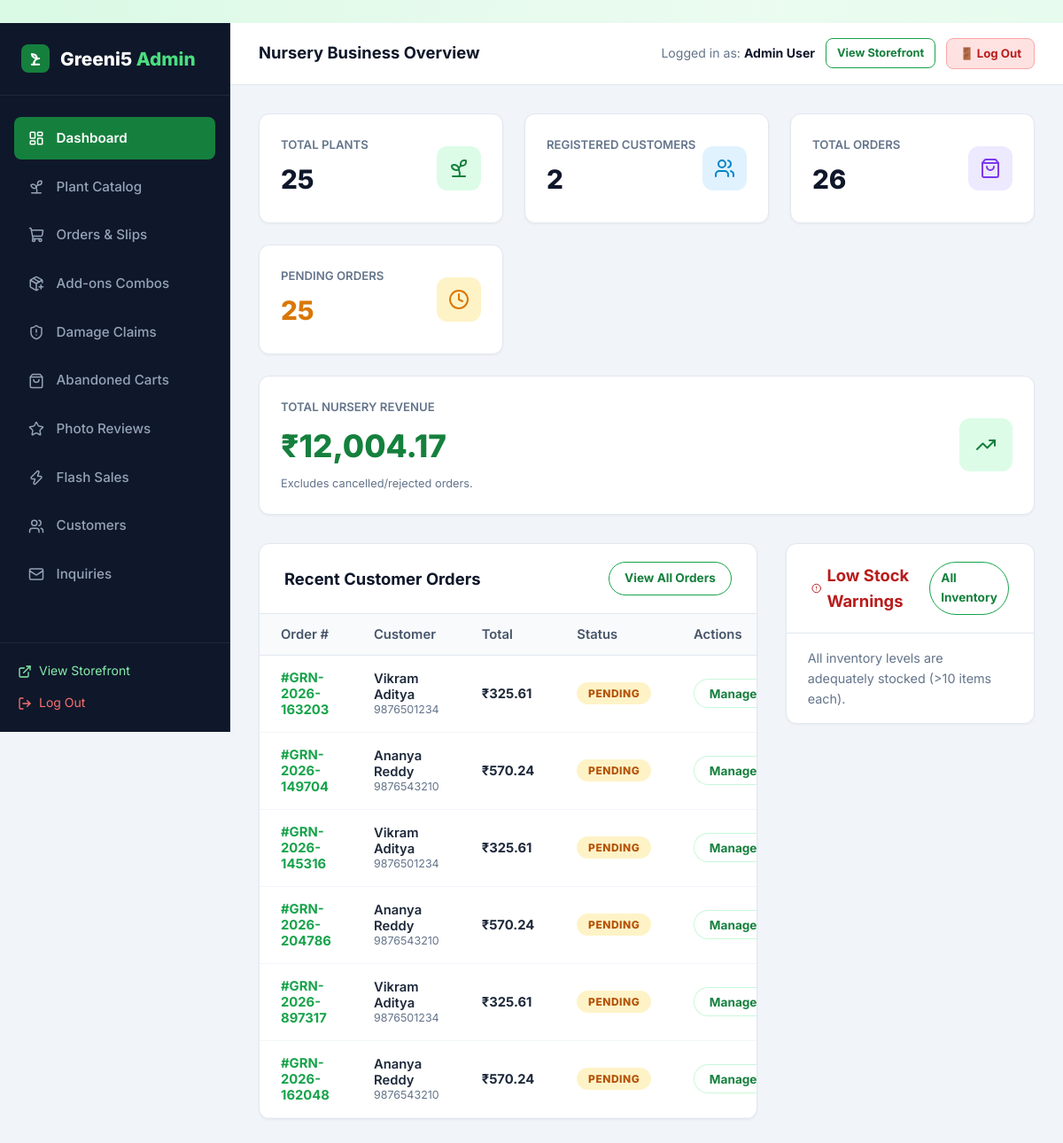
The app's page /admin/dashboard (signed in), older data.
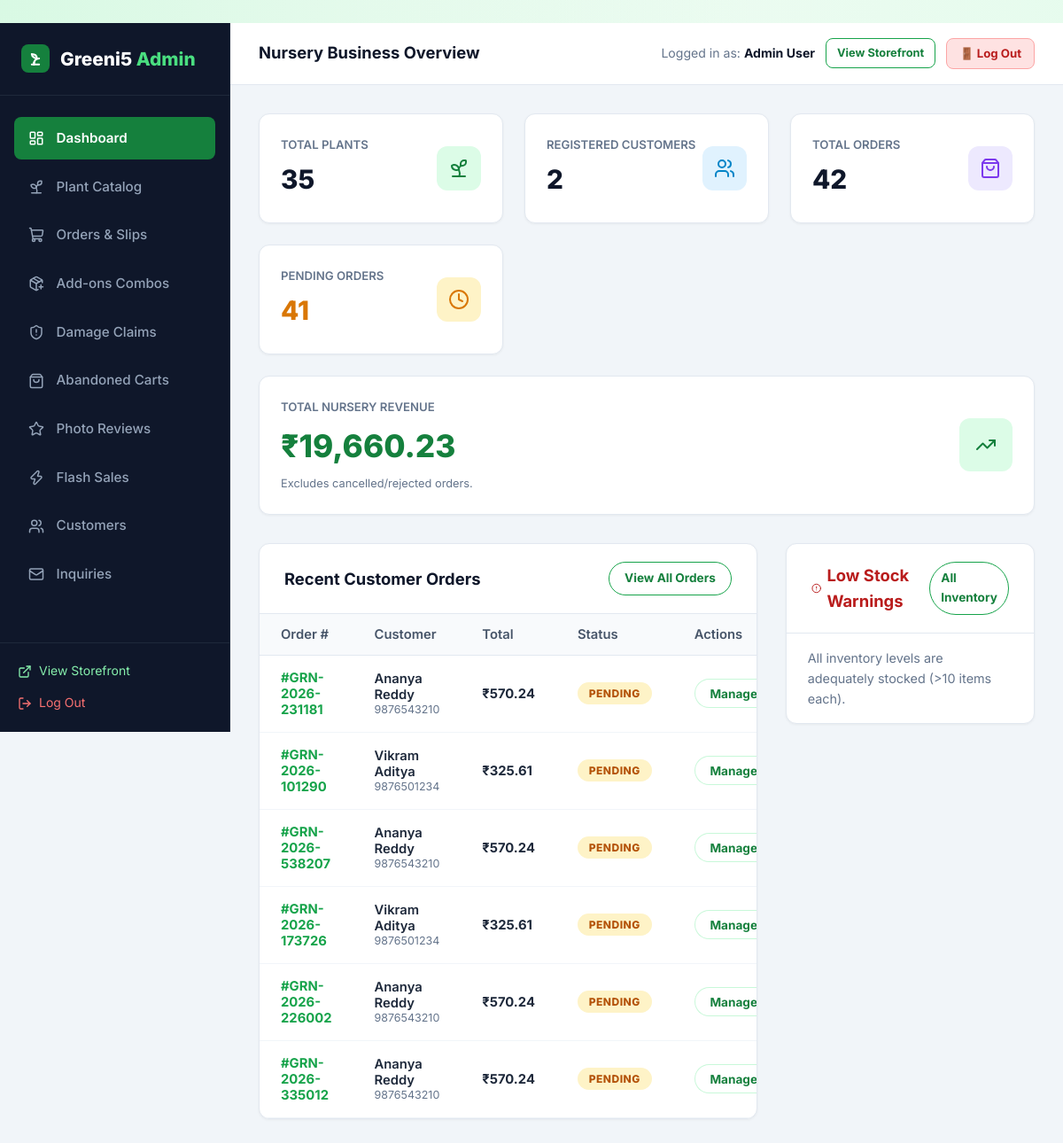
The same page, newer data.
### tables this page shows
CREATE TABLE orders (
    id INTEGER PRIMARY KEY AUTOINCREMENT,
    order_number TEXT UNIQUE NOT NULL,
    user_id INTEGER,
    customer_name TEXT NOT NULL,
    customer_email TEXT NOT NULL,
    customer_phone TEXT NOT NULL,
    shipping_address TEXT NOT NULL,
    city TEXT NOT NULL,
    state TEXT NOT NULL,
    pincode TEXT NOT NULL,
    payment_method TEXT NOT NULL DEFAULT 'COD',
    payment_status TEXT NOT NULL DEFAULT 'Pending',
    order_status TEXT NOT NULL DEFAULT 'Pending',
    total_amount REAL NOT NULL,
    notes TEXT,
    created_at TIMESTAMP DEFAULT CURRENT_TIMESTAMP, courier_name TEXT DEFAULT '', tracking_number TEXT DEFAULT '', tracking_url TEXT DEFAULT '', invoice_number TEXT DEFAULT '', is_gift INTEGER DEFAULT 0, gift_recipient_name TEXT DEFAULT '', gift_message TEXT DEFAULT '', gift_wrap_fee REAL DEFAULT 0.0,
    FOREIGN KEY (user_id) REFERENCES users(id) ON DELETE SET NULL
);

### app.py (the view)
@app.route('/admin')
@app.route('/admin/dashboard')
@admin_required
def admin_dashboard():
    total_plants = query_db('SELECT COUNT(*) as cnt FROM plants', one=True)['cnt']
    total_customers = query_db('SELECT COUNT(*) as cnt FROM users WHERE role = "customer"', one=True)['cnt']
    total_orders = query_db('SELECT COUNT(*) as cnt FROM orders', one=True)['cnt']
    pending_orders = query_db('SELECT COUNT(*) as cnt FROM orders WHERE order_status = "Pending"', one=True)['cnt']
    revenue_res = query_db('SELECT SUM(total_amount) as rev FROM orders WHERE order_status != "Rejected"', one=True)
    total_revenue = revenue_res['rev'] or 0.0
    recent_orders = query_db('''
        SELECT * FROM orders ORDER BY created_at DESC LIMIT 6
    ''')
    low_stock_plants = query_db('''
        SELECT p.*, c.name as category_name
        FROM plants p
        JOIN categories c ON p.category_id = c.id
        WHERE p.stock <= 10
        ORDER BY p.stock ASC LIMIT 5
    ''')
    category_counts = query_db('''
        SELECT c.name, COUNT(p.id) as plant_count
        FROM categories c
        LEFT JOIN plants p ON c.id = p.category_id
        GROUP BY c.id
    ''')
    return render_template(
        'admin/dashboard.html',
        total_plants=total_plants,
        total_customers=total_customers,
        total_orders=total_orders,
        pending_orders=pending_orders,
        total_revenue=total_revenue,
        recent_orders=recent_orders,
        low_stock_plants=low_stock_plants,
        category_counts=category_counts
    )

### app.py (called while the page is built)
@app.template_filter('currency')
def currency_filter(amount):
    try:
        val = float(amount)
        return f"₹{val:,.2f}".rstrip('0').rstrip('.') if val % 1 == 0 else f"₹{val:,.2f}"
    except (ValueError, TypeError):
        return f"₹{amount}"

@app.template_filter('status_badge')
def status_badge_filter(status):
    mapping = {
        'Pending': 'badge-pending',
        'Accepted': 'badge-accepted',
        'Packed': 'badge-packed',
        'Shipped': 'badge-shipped',
        'Delivered': 'badge-delivered',
        'Rejected': 'badge-rejected'
    }
    return mapping.get(status, 'badge-secondary')

def admin_required(f):
    @wraps(f)
    def decorated_function(*args, **kwargs):
        if 'user_id' not in session:
            flash('Admin authentication required.', 'warning')
            return redirect(url_for('login', next=request.url))
        user = query_db('SELECT role FROM users WHERE id = ?', (session['user_id'],), one=True)
        if not user or user['role'] != 'admin':
            flash('Access denied. Administrator privileges required.', 'danger')
            return redirect(url_for('index'))
        return f(*args, **kwargs)
    return decorated_function

### templates/admin/dashboard.html (shortened to what the changed rows need)
﻿{% extends "admin/base_admin.html" %}
{% block admin_content %}
<div class="metrics-grid">
  <div class="metric-card">
    <div class="metric-info">
      <h4>Total Plants</h4>
      <div class="metric-value">{{ total_plants }}</div>
    </div>
  </div>
  <div class="metric-card">
    <div class="metric-info">
      <h4>Total Orders</h4>
      <div class="metric-value">{{ total_orders }}</div>
    </div>
  </div>
  <div class="metric-card">
    <div class="metric-info">
      <h4>Pending Orders</h4>
      <div class="metric-value" style="color: #d97706;">{{ pending_orders }}</div>
    </div>
  </div>
  <div class="metric-card" style="grid-column: 1 / -1;">
    <div class="metric-info">
      <h4>Total Nursery Revenue</h4>
      <div class="metric-value" style="color: #15803d; font-size: 2.2rem;">{{ total_revenue | currency }}</div>
      <p style="font-size: 0.8rem; color: #64748b; margin-top: 0.25rem;">Excludes cancelled/rejected orders.</p>
    </div>
  </div>
</div>
<div style="display: grid; grid-template-columns: 2fr 1fr; gap: 2rem; align-items: start;">
  <div class="admin-card">
    <div class="table-responsive">
      <table class="admin-table">
        <thead>
          <tr>
            <th>Order #</th>
            <th>Customer</th>
            <th>Total</th>
            <th>Status</th>
            <th>Actions</th>
          </tr>
        </thead>
        <tbody>
          {% for ord in recent_orders %}
            <tr>
              <td style="font-weight: 700; color: var(--primary);">#{{ ord.order_number }}</td>
              <td>
                <div style="font-weight: 600;">{{ ord.customer_name }}</div>
                <div style="font-size: 0.78rem; color: #64748b;">{{ ord.customer_phone }}</div>
              </td>
              <td style="font-weight: 700;">{{ ord.total_amount | currency }}</td>
              <td>
                <span class="badge {{ ord.order_status | status_badge }}">{{ ord.order_status }}</span>
              </td>
              <td>
                <a href="{{ url_for('admin_orders') }}" class="btn btn-secondary btn-sm" title="View in orders manager">Manage</a>
              </td>
            </tr>
          {% endfor %}
        </tbody>
      </table>
    </div>
  </div>
</div>
{% endblock %}

Row changes from the older to the newer data that the page shows:
no longer on this page (row unchanged): orders: order_number "GRN-2026-163203", customer_name "Vikram Aditya", customer_phone "9876501234", total_amount "₹325.61", order_status "PENDING"
no longer on this page (row unchanged): orders: order_number "GRN-2026-149704", customer_name "Ananya Reddy", customer_phone "9876543210", total_amount "₹570.24", order_status "PENDING"
no longer on this page (row unchanged): orders: order_number "GRN-2026-145316", customer_name "Vikram Aditya", customer_phone "9876501234", total_amount "₹325.61", order_status "PENDING"
no longer on this page (row unchanged): orders: order_number "GRN-2026-204786", customer_name "Ananya Reddy", customer_phone "9876543210", total_amount "₹570.24", order_status "PENDING"
no longer on this page (row unchanged): orders: order_number "GRN-2026-897317", customer_name "Vikram Aditya", customer_phone "9876501234", total_amount "₹325.61", order_status "PENDING"
no longer on this page (row unchanged): orders: order_number "GRN-2026-162048", customer_name "Ananya Reddy", customer_phone "9876543210", total_amount "₹570.24", order_status "PENDING"
added orders: order_number "GRN-2026-231181", customer_name "Ananya Reddy", customer_phone "9876543210", total_amount "₹570.24", order_status "PENDING"
added orders: order_number "GRN-2026-101290", customer_name "Vikram Aditya", customer_phone "9876501234", total_amount "₹325.61", order_status "PENDING"
added orders: order_number "GRN-2026-538207", customer_name "Ananya Reddy", customer_phone "9876543210", total_amount "₹570.24", order_status "PENDING"
added orders: order_number "GRN-2026-173726", customer_name "Vikram Aditya", customer_phone "9876501234", total_amount "₹325.61", order_status "PENDING"
added orders: order_number "GRN-2026-226002", customer_name "Ananya Reddy", customer_phone "9876543210", total_amount "₹570.24", order_status "PENDING"
added orders: order_number "GRN-2026-335012", customer_name "Ananya Reddy", customer_phone "9876543210", total_amount "₹570.24", order_status "PENDING"
Text that changed along with them:
{{ total_plants }}: "25" → "35"
{{ total_orders }}: "26" → "42"
{{ pending_orders }}: "25" → "41"
{{ total_revenue | currency }}: "₹12,004.17" → "₹19,660.23"
